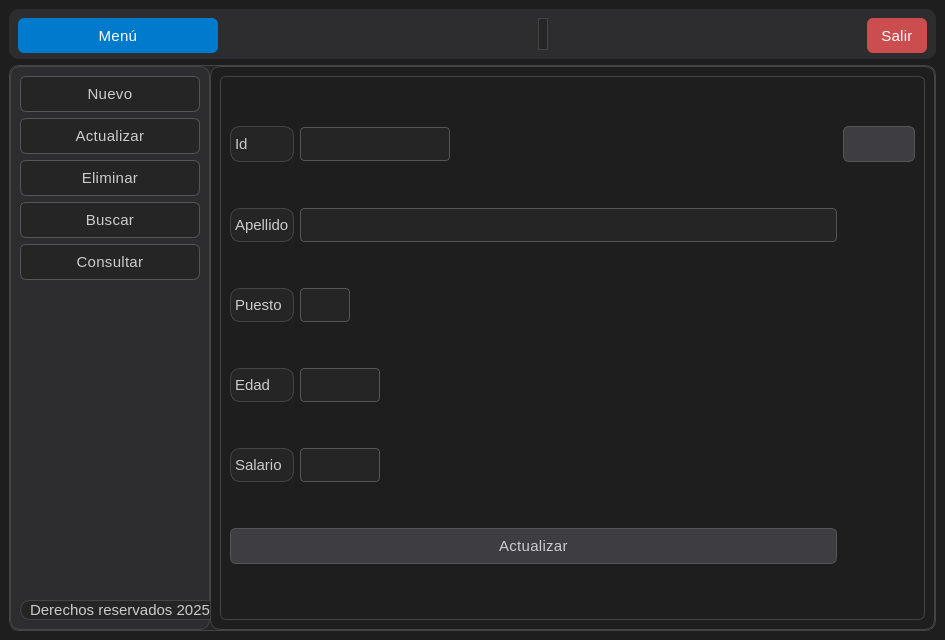
<?xml version="1.0" encoding="UTF-8"?>
<ui version="4.0">
 <class>MainWindow</class>
 <widget class="QMainWindow" name="MainWindow">
  <property name="geometry">
   <rect>
    <x>0</x>
    <y>0</y>
    <width>945</width>
    <height>640</height>
   </rect>
  </property>
  <property name="windowTitle">
   <string>MainWindow</string>
  </property>
  <property name="styleSheet">
   <string notr="true">/* === Estilo general (Dark Mode) === */
QMainWindow {
    /* Fondo principal oscuro */
    background-color: #1e1e1e; 
    /* Texto principal claro */
    color: #cccccc;
    font-family: &quot;Segoe UI Variable&quot;, &quot;Roboto&quot;, &quot;Open Sans&quot;, sans-serif;
    font-size: 16px;
    font-weight: 300; 
}

/* === Frames === */
QFrame {
    /* Fondo de frames, más oscuro que el fondo principal */
    background-color: #252526; 
    border-radius: 10px;
    /* Borde sutil */
    border: 1px solid #444444; 
}

/* Barra superior */
#frame_superior {
    /* Fondo para la barra superior, ligeramente diferente */
    background-color: #2d2d30; 
    border: none;
}

/* Panel lateral */
#frame_lateral {
    /* Fondo del panel lateral */
    background-color: #2d2d30; 
    /* Borde derecho sutil */
    border-right: 1px solid #444444; 
}

/* Área principal */
#frame_paginas {
    /* Fondo del área principal */
    background-color: #1e1e1e;
}

/* --- */

/* === Botones === */
QPushButton {
    /* Fondo de botón neutro */
    background-color: #3e3e42; 
    /* Color de texto claro */
    color: #cccccc;
    /* Borde neutro */
    border: 1px solid #555555; 
    border-radius: 6px;
    padding: 8px 14px;
    font-weight: 400;
    font-size: 15px;
    letter-spacing: 0.3px;
}

QPushButton:hover {
    /* Color de acento azul para hover */
    background-color: #007acc; 
    color: #ffffff;
    border: 1px solid #007acc;
}

QPushButton:pressed {
    /* Color de acento azul oscuro para pressed */
    background-color: #005a9e; 
    color: #ffffff;
    border: 1px solid #005a9e;
}

/* Botón principal (Menú) */
#boton_menu {
    /* Color de acento para el botón principal */
    background-color: #007acc; 
    color: white;
    border: none;
    font-weight: 400;
}
#boton_menu:hover {
    background-color: #0063a5;
}
#boton_menu:pressed {
    background-color: #005a9e;
}

/* Botón salir */
#boton_salir {
    /* Color de peligro (rojo) */
    background-color: #cc4d4d; 
    color: white;
    border: none;
}
#boton_salir:hover {
    background-color: #a33b3b;
}
#boton_salir:pressed {
    background-color: #8a3232;
}

/* --- */

/* === Campos de texto === */
QLineEdit {
    /* Fondo del campo de texto */
    background-color: #252526; 
    /* Color de texto claro */
    color: #cccccc;
    /* Borde neutro */
    border: 1px solid #555555; 
    border-radius: 4px;
    padding: 6px 8px;
    font-size: 15px;
    font-weight: 300;
}

QLineEdit:focus {
    /* Borde de acento azul al enfocar */
    border: 1px solid #007acc; 
    /* Fondo de campo enfocado, ligeramente más claro */
    background-color: #2d2d30; 
}

/* --- */

/* === Labels === */
QLabel {
    /* Color de texto principal */
    color: #cccccc;
    font-weight: 300;
    font-size: 15px;
}

/* Label inferior o secundario */
#label {
    /* Color de texto secundario/apagado */
    color: #888888; 
    font-size: 13px;
    font-style: italic;
}

/* --- */

/* === Stacked Widget === */
QStackedWidget {
    /* Fondo del StackedWidget */
    background-color: #1e1e1e; 
    /* Borde sutil */
    border: 1px solid #444444; 
    border-radius: 6px;
}

/* --- */

/* === Scrollbars === */
QScrollBar:vertical {
    border: none;
    /* Fondo de la barra de desplazamiento */
    background: #2d2d30; 
    width: 10px;
    border-radius: 4px;
}
QScrollBar::handle:vertical {
    /* Color del 'handle' de la barra */
    background: #555555; 
    min-height: 20px;
    border-radius: 4px;
}
QScrollBar::handle:vertical:hover {
    /* Color de acento azul al pasar el ratón */
    background: #007acc; 
}
QScrollBar::add-line:vertical,
QScrollBar::sub-line:vertical {
    height: 0;
}

/* --- */

/* === Layouts === */
QVBoxLayout, QHBoxLayout {
    spacing: 10px;
}

/* --- */

/* === Botones laterales === */
#boton_agregar, #boton_buscar, #boton_actualizar, #boton_eliminar, #boton_consultar {
    /* Fondo de botón lateral */
    background-color: #252526; 
    /* Borde neutro */
    border: 1px solid #555555; 
    /* Color de texto claro */
    color: #cccccc;
    font-weight: 400;
    font-size: 15px;
}

#boton_agregar:hover, 
#boton_buscar:hover, 
#boton_actualizar:hover, 
#boton_eliminar:hover,
#boton_consultar:hover {
    /* Fondo de hover, más claro y con borde de acento */
    background-color: #333333; 
    border: 1px solid #007acc;
    /* Color de acento azul para el texto */
    color: #007acc; 
}

#boton_agregar:pressed, 
#boton_buscar:pressed, 
#boton_actualizar:pressed, 
#boton_eliminar:pressed ,
#boton_consultar:pressed{
    /* Fondo de pressed, más oscuro que el hover */
    background-color: #444444; 
}

/* --- */

/* === Tooltips === */
QToolTip {
    /* Fondo de tooltip */
    background-color: #252526; 
    /* Color de texto claro */
    color: #cccccc;
    /* Borde de acento */
    border: 1px solid #007acc; 
    padding: 6px;
    border-radius: 4px;
    font-size: 14px;
}</string>
  </property>
  <widget class="QWidget" name="centralwidget">
   <layout class="QVBoxLayout" name="verticalLayout">
    <item>
     <widget class="QFrame" name="frame_superior">
      <property name="minimumSize">
       <size>
        <width>0</width>
        <height>50</height>
       </size>
      </property>
      <property name="maximumSize">
       <size>
        <width>16777215</width>
        <height>50</height>
       </size>
      </property>
      <property name="frameShape">
       <enum>QFrame::StyledPanel</enum>
      </property>
      <property name="frameShadow">
       <enum>QFrame::Raised</enum>
      </property>
      <layout class="QHBoxLayout" name="horizontalLayout">
       <item>
        <widget class="QPushButton" name="boton_menu">
         <property name="minimumSize">
          <size>
           <width>200</width>
           <height>35</height>
          </size>
         </property>
         <property name="text">
          <string>Menú</string>
         </property>
         <property name="icon">
          <iconset>
           <normaloff>../resources/imagenes/boton_menu.png</normaloff>../resources/imagenes/boton_menu.png</iconset>
         </property>
         <property name="iconSize">
          <size>
           <width>32</width>
           <height>32</height>
          </size>
         </property>
        </widget>
       </item>
       <item>
        <spacer name="horizontalSpacer">
         <property name="orientation">
          <enum>Qt::Horizontal</enum>
         </property>
         <property name="sizeHint" stdset="0">
          <size>
           <width>143</width>
           <height>20</height>
          </size>
         </property>
        </spacer>
       </item>
       <item>
        <widget class="QLabel" name="label">
         <property name="text">
          <string/>
         </property>
        </widget>
       </item>
       <item>
        <spacer name="horizontalSpacer_2">
         <property name="orientation">
          <enum>Qt::Horizontal</enum>
         </property>
         <property name="sizeHint" stdset="0">
          <size>
           <width>164</width>
           <height>20</height>
          </size>
         </property>
        </spacer>
       </item>
       <item>
        <widget class="QPushButton" name="boton_salir">
         <property name="minimumSize">
          <size>
           <width>0</width>
           <height>35</height>
          </size>
         </property>
         <property name="text">
          <string>Salir</string>
         </property>
         <property name="icon">
          <iconset>
           <normaloff>../resources/imagenes/salir.png</normaloff>../resources/imagenes/salir.png</iconset>
         </property>
         <property name="iconSize">
          <size>
           <width>32</width>
           <height>32</height>
          </size>
         </property>
        </widget>
       </item>
      </layout>
     </widget>
    </item>
    <item>
     <widget class="QFrame" name="frame_central">
      <property name="frameShape">
       <enum>QFrame::StyledPanel</enum>
      </property>
      <property name="frameShadow">
       <enum>QFrame::Raised</enum>
      </property>
      <layout class="QHBoxLayout" name="horizontalLayout_2">
       <property name="spacing">
        <number>0</number>
       </property>
       <property name="leftMargin">
        <number>0</number>
       </property>
       <property name="topMargin">
        <number>0</number>
       </property>
       <property name="rightMargin">
        <number>0</number>
       </property>
       <property name="bottomMargin">
        <number>0</number>
       </property>
       <item>
        <widget class="QFrame" name="frame_lateral">
         <property name="minimumSize">
          <size>
           <width>200</width>
           <height>0</height>
          </size>
         </property>
         <property name="maximumSize">
          <size>
           <width>0</width>
           <height>16777215</height>
          </size>
         </property>
         <property name="frameShape">
          <enum>QFrame::StyledPanel</enum>
         </property>
         <property name="frameShadow">
          <enum>QFrame::Raised</enum>
         </property>
         <layout class="QVBoxLayout" name="verticalLayout_2">
          <item>
           <widget class="QPushButton" name="boton_agregar">
            <property name="text">
             <string>Nuevo</string>
            </property>
            <property name="icon">
             <iconset>
              <normaloff>../resources/imagenes/boton_agregar.png</normaloff>../resources/imagenes/boton_agregar.png</iconset>
            </property>
            <property name="iconSize">
             <size>
              <width>32</width>
              <height>32</height>
             </size>
            </property>
           </widget>
          </item>
          <item>
           <widget class="QPushButton" name="boton_actualizar">
            <property name="text">
             <string>Actualizar</string>
            </property>
            <property name="icon">
             <iconset>
              <normaloff>../resources/imagenes/boton_modificar.png</normaloff>../resources/imagenes/boton_modificar.png</iconset>
            </property>
            <property name="iconSize">
             <size>
              <width>32</width>
              <height>32</height>
             </size>
            </property>
           </widget>
          </item>
          <item>
           <widget class="QPushButton" name="boton_eliminar">
            <property name="text">
             <string>Eliminar</string>
            </property>
            <property name="icon">
             <iconset>
              <normaloff>../resources/imagenes/boton_eliminar.png</normaloff>../resources/imagenes/boton_eliminar.png</iconset>
            </property>
            <property name="iconSize">
             <size>
              <width>32</width>
              <height>32</height>
             </size>
            </property>
           </widget>
          </item>
          <item>
           <widget class="QPushButton" name="boton_buscar">
            <property name="text">
             <string>Buscar</string>
            </property>
            <property name="icon">
             <iconset>
              <normaloff>../resources/imagenes/BUSCAR.png</normaloff>../resources/imagenes/BUSCAR.png</iconset>
            </property>
            <property name="iconSize">
             <size>
              <width>32</width>
              <height>32</height>
             </size>
            </property>
           </widget>
          </item>
          <item>
           <widget class="QPushButton" name="boton_consultar">
            <property name="text">
             <string>Consultar</string>
            </property>
            <property name="icon">
             <iconset>
              <normaloff>../resources/imagenes/boton_consultar.png</normaloff>../resources/imagenes/boton_consultar.png</iconset>
            </property>
            <property name="iconSize">
             <size>
              <width>32</width>
              <height>32</height>
             </size>
            </property>
           </widget>
          </item>
          <item>
           <spacer name="verticalSpacer">
            <property name="orientation">
             <enum>Qt::Vertical</enum>
            </property>
            <property name="sizeHint" stdset="0">
             <size>
              <width>20</width>
              <height>22</height>
             </size>
            </property>
           </spacer>
          </item>
          <item>
           <widget class="QLabel" name="lable_mensaje">
            <property name="minimumSize">
             <size>
              <width>200</width>
              <height>0</height>
             </size>
            </property>
            <property name="text">
             <string>Derechos reservados 2025</string>
            </property>
            <property name="alignment">
             <set>Qt::AlignCenter</set>
            </property>
           </widget>
          </item>
         </layout>
        </widget>
       </item>
       <item>
        <widget class="QFrame" name="frame_paginas">
         <property name="frameShape">
          <enum>QFrame::StyledPanel</enum>
         </property>
         <property name="frameShadow">
          <enum>QFrame::Raised</enum>
         </property>
         <layout class="QVBoxLayout" name="verticalLayout_3">
          <item>
           <widget class="QStackedWidget" name="stackedWidget">
            <property name="currentIndex">
             <number>1</number>
            </property>
            <widget class="QWidget" name="page_agregar">
             <layout class="QGridLayout" name="gridLayout">
              <item row="0" column="0">
               <widget class="QLabel" name="label_7">
                <property name="text">
                 <string>Id</string>
                </property>
               </widget>
              </item>
              <item row="0" column="1">
               <widget class="QLineEdit" name="sku_agregar">
                <property name="minimumSize">
                 <size>
                  <width>150</width>
                  <height>0</height>
                 </size>
                </property>
                <property name="maximumSize">
                 <size>
                  <width>150</width>
                  <height>16777215</height>
                 </size>
                </property>
               </widget>
              </item>
              <item row="1" column="0">
               <widget class="QLabel" name="label_6">
                <property name="text">
                 <string>Apellido</string>
                </property>
               </widget>
              </item>
              <item row="1" column="1">
               <widget class="QLineEdit" name="descripcion_agregar"/>
              </item>
              <item row="2" column="0">
               <widget class="QLabel" name="label_4">
                <property name="text">
                 <string>Puesto</string>
                </property>
               </widget>
              </item>
              <item row="2" column="1">
               <widget class="QLineEdit" name="existencia_agregar">
                <property name="maximumSize">
                 <size>
                  <width>50</width>
                  <height>16777215</height>
                 </size>
                </property>
               </widget>
              </item>
              <item row="3" column="0">
               <widget class="QLabel" name="label_5">
                <property name="text">
                 <string>Edad</string>
                </property>
               </widget>
              </item>
              <item row="3" column="1">
               <widget class="QLineEdit" name="precio_agregar">
                <property name="maximumSize">
                 <size>
                  <width>80</width>
                  <height>16777215</height>
                 </size>
                </property>
               </widget>
              </item>
              <item row="4" column="0">
               <widget class="QLabel" name="label_8">
                <property name="text">
                 <string>Salario</string>
                </property>
               </widget>
              </item>
              <item row="4" column="1">
               <widget class="QLineEdit" name="lineEdit">
                <property name="maximumSize">
                 <size>
                  <width>80</width>
                  <height>16777215</height>
                 </size>
                </property>
               </widget>
              </item>
              <item row="5" column="0" colspan="2">
               <widget class="QPushButton" name="accion_guardar">
                <property name="text">
                 <string>Guardar</string>
                </property>
                <property name="icon">
                 <iconset>
                  <normaloff>../resources/imagenes/guardar.png</normaloff>../resources/imagenes/guardar.png</iconset>
                </property>
                <property name="iconSize">
                 <size>
                  <width>32</width>
                  <height>32</height>
                 </size>
                </property>
               </widget>
              </item>
             </layout>
            </widget>
            <widget class="QWidget" name="page_actualizar">
             <layout class="QGridLayout" name="gridLayout_2">
              <item row="0" column="0">
               <widget class="QLabel" name="label_10">
                <property name="text">
                 <string>Id</string>
                </property>
               </widget>
              </item>
              <item row="0" column="1">
               <widget class="QLineEdit" name="sku_actualizar">
                <property name="minimumSize">
                 <size>
                  <width>150</width>
                  <height>0</height>
                 </size>
                </property>
                <property name="maximumSize">
                 <size>
                  <width>150</width>
                  <height>16777215</height>
                 </size>
                </property>
               </widget>
              </item>
              <item row="0" column="2">
               <widget class="QPushButton" name="buscar_actualizar">
                <property name="text">
                 <string/>
                </property>
                <property name="icon">
                 <iconset>
                  <normaloff>../resources/imagenes/BUSCAR.png</normaloff>../resources/imagenes/BUSCAR.png</iconset>
                </property>
                <property name="iconSize">
                 <size>
                  <width>32</width>
                  <height>32</height>
                 </size>
                </property>
               </widget>
              </item>
              <item row="1" column="0">
               <widget class="QLabel" name="label_12">
                <property name="text">
                 <string>Apellido</string>
                </property>
               </widget>
              </item>
              <item row="1" column="1">
               <widget class="QLineEdit" name="descripcion_actualizar"/>
              </item>
              <item row="2" column="0">
               <widget class="QLabel" name="label_13">
                <property name="text">
                 <string>Puesto</string>
                </property>
               </widget>
              </item>
              <item row="2" column="1">
               <widget class="QLineEdit" name="existencia_actualizar">
                <property name="maximumSize">
                 <size>
                  <width>50</width>
                  <height>16777215</height>
                 </size>
                </property>
               </widget>
              </item>
              <item row="3" column="0">
               <widget class="QLabel" name="label_9">
                <property name="text">
                 <string>Edad</string>
                </property>
               </widget>
              </item>
              <item row="3" column="1">
               <widget class="QLineEdit" name="precio_actualizar">
                <property name="maximumSize">
                 <size>
                  <width>80</width>
                  <height>16777215</height>
                 </size>
                </property>
               </widget>
              </item>
              <item row="4" column="0">
               <widget class="QLabel" name="label_11">
                <property name="text">
                 <string>Salario</string>
                </property>
               </widget>
              </item>
              <item row="4" column="1">
               <widget class="QLineEdit" name="precio_actualizar_2">
                <property name="maximumSize">
                 <size>
                  <width>80</width>
                  <height>16777215</height>
                 </size>
                </property>
               </widget>
              </item>
              <item row="5" column="0" colspan="2">
               <widget class="QPushButton" name="accion_actualizar">
                <property name="text">
                 <string>Actualizar</string>
                </property>
                <property name="icon">
                 <iconset>
                  <normaloff>../resources/imagenes/boton_modificar.png</normaloff>../resources/imagenes/boton_modificar.png</iconset>
                </property>
                <property name="iconSize">
                 <size>
                  <width>32</width>
                  <height>32</height>
                 </size>
                </property>
               </widget>
              </item>
             </layout>
            </widget>
            <widget class="QWidget" name="page_eliminar">
             <layout class="QGridLayout" name="gridLayout_3">
              <item row="0" column="0">
               <widget class="QLabel" name="label_15">
                <property name="text">
                 <string>Id</string>
                </property>
               </widget>
              </item>
              <item row="0" column="1">
               <widget class="QLineEdit" name="sku_eliminar">
                <property name="minimumSize">
                 <size>
                  <width>150</width>
                  <height>0</height>
                 </size>
                </property>
                <property name="maximumSize">
                 <size>
                  <width>150</width>
                  <height>16777215</height>
                 </size>
                </property>
               </widget>
              </item>
              <item row="0" column="2">
               <widget class="QPushButton" name="buscar_eliminar">
                <property name="text">
                 <string/>
                </property>
                <property name="icon">
                 <iconset>
                  <normaloff>../resources/imagenes/BUSCAR.png</normaloff>../resources/imagenes/BUSCAR.png</iconset>
                </property>
                <property name="iconSize">
                 <size>
                  <width>32</width>
                  <height>32</height>
                 </size>
                </property>
               </widget>
              </item>
              <item row="1" column="0">
               <widget class="QLabel" name="label_17">
                <property name="text">
                 <string>Apellido</string>
                </property>
               </widget>
              </item>
              <item row="1" column="1">
               <widget class="QLineEdit" name="descripcion_eliminar"/>
              </item>
              <item row="2" column="0">
               <widget class="QLabel" name="label_18">
                <property name="text">
                 <string>Puesto</string>
                </property>
               </widget>
              </item>
              <item row="2" column="1">
               <widget class="QLineEdit" name="existencia_eliminar">
                <property name="maximumSize">
                 <size>
                  <width>50</width>
                  <height>16777215</height>
                 </size>
                </property>
               </widget>
              </item>
              <item row="3" column="0">
               <widget class="QLabel" name="label_14">
                <property name="text">
                 <string>Edad</string>
                </property>
               </widget>
              </item>
              <item row="3" column="1">
               <widget class="QLineEdit" name="precio_eliminar">
                <property name="maximumSize">
                 <size>
                  <width>80</width>
                  <height>16777215</height>
                 </size>
                </property>
               </widget>
              </item>
              <item row="4" column="0">
               <widget class="QLabel" name="label_16">
                <property name="text">
                 <string>Salario</string>
                </property>
               </widget>
              </item>
              <item row="4" column="1">
               <widget class="QLineEdit" name="precio_eliminar2">
                <property name="maximumSize">
                 <size>
                  <width>80</width>
                  <height>16777215</height>
                 </size>
                </property>
               </widget>
              </item>
              <item row="5" column="0" colspan="2">
               <widget class="QPushButton" name="accion_eliminar">
                <property name="text">
                 <string>Eliminar</string>
                </property>
                <property name="icon">
                 <iconset>
                  <normaloff>../resources/imagenes/boton_eliminar.png</normaloff>../resources/imagenes/boton_eliminar.png</iconset>
                </property>
                <property name="iconSize">
                 <size>
                  <width>32</width>
                  <height>32</height>
                 </size>
                </property>
               </widget>
              </item>
             </layout>
            </widget>
            <widget class="QWidget" name="page_buscar">
             <layout class="QGridLayout" name="gridLayout_4">
              <item row="0" column="0">
               <widget class="QLabel" name="label_20">
                <property name="text">
                 <string>Id</string>
                </property>
               </widget>
              </item>
              <item row="0" column="1">
               <widget class="QLineEdit" name="sku_buscar">
                <property name="minimumSize">
                 <size>
                  <width>150</width>
                  <height>0</height>
                 </size>
                </property>
                <property name="maximumSize">
                 <size>
                  <width>150</width>
                  <height>16777215</height>
                 </size>
                </property>
               </widget>
              </item>
              <item row="0" column="2">
               <widget class="QPushButton" name="buscar_buscar">
                <property name="text">
                 <string/>
                </property>
                <property name="icon">
                 <iconset>
                  <normaloff>../resources/imagenes/BUSCAR.png</normaloff>../resources/imagenes/BUSCAR.png</iconset>
                </property>
                <property name="iconSize">
                 <size>
                  <width>32</width>
                  <height>32</height>
                 </size>
                </property>
               </widget>
              </item>
              <item row="1" column="0">
               <widget class="QLabel" name="label_21">
                <property name="text">
                 <string>Apellido</string>
                </property>
               </widget>
              </item>
              <item row="1" column="1">
               <widget class="QLineEdit" name="descripcion_buscar"/>
              </item>
              <item row="2" column="0">
               <widget class="QLabel" name="label_23">
                <property name="text">
                 <string>Puesto</string>
                </property>
               </widget>
              </item>
              <item row="2" column="1">
               <widget class="QLineEdit" name="existencia_buscar">
                <property name="maximumSize">
                 <size>
                  <width>50</width>
                  <height>16777215</height>
                 </size>
                </property>
               </widget>
              </item>
              <item row="3" column="0">
               <widget class="QLabel" name="label_19">
                <property name="text">
                 <string>Edad</string>
                </property>
               </widget>
              </item>
              <item row="3" column="1">
               <widget class="QLineEdit" name="precio_buscar">
                <property name="maximumSize">
                 <size>
                  <width>80</width>
                  <height>16777215</height>
                 </size>
                </property>
               </widget>
              </item>
              <item row="4" column="0">
               <widget class="QLabel" name="label_22">
                <property name="text">
                 <string>Salario</string>
                </property>
               </widget>
              </item>
              <item row="4" column="1">
               <widget class="QLineEdit" name="precio_buscar_2">
                <property name="maximumSize">
                 <size>
                  <width>80</width>
                  <height>16777215</height>
                 </size>
                </property>
               </widget>
              </item>
              <item row="5" column="0" colspan="2">
               <widget class="QPushButton" name="accion_limpiar">
                <property name="text">
                 <string>Limpiar</string>
                </property>
                <property name="icon">
                 <iconset>
                  <normaloff>../resources/imagenes/limpiar.png</normaloff>../resources/imagenes/limpiar.png</iconset>
                </property>
                <property name="iconSize">
                 <size>
                  <width>32</width>
                  <height>32</height>
                 </size>
                </property>
               </widget>
              </item>
             </layout>
            </widget>
            <widget class="QWidget" name="page_consultar">
             <layout class="QVBoxLayout" name="verticalLayout_9">
              <item>
               <widget class="QPushButton" name="boton_refresh">
                <property name="text">
                 <string/>
                </property>
                <property name="icon">
                 <iconset>
                  <normaloff>../resources/imagenes/boton_refrescar.png</normaloff>../resources/imagenes/boton_refrescar.png</iconset>
                </property>
                <property name="iconSize">
                 <size>
                  <width>32</width>
                  <height>32</height>
                 </size>
                </property>
               </widget>
              </item>
              <item>
               <widget class="QTableWidget" name="tabla_consulta">
                <property name="styleSheet">
                 <string notr="true">/* === Tablas (Dark Mode) === */
QTableWidget {
    /* Fondo principal de la tabla */
    background-color: #252526; 
    /* Color de texto claro */
    color: #cccccc;
    /* Líneas de la cuadrícula sutiles */
    gridline-color: #3e3e42;
    /* Borde sutil */
    border: 1px solid #444444;
    border-radius: 6px;
    font-family: &quot;Segoe UI Variable&quot;, &quot;Roboto&quot;, &quot;Open Sans&quot;, sans-serif;
    font-size: 15px;
    font-weight: 300;
    /* Fondo de selección - Color de acento azul (similar al modo claro) */
    selection-background-color: #004d80; 
    /* Color del texto al seleccionar */
    selection-color: #ffffff;
    /* Filas alternadas, un gris ligeramente más oscuro que el fondo */
    alternate-background-color: #2d2d30; 
}

/* Cabecera horizontal */
QHeaderView::section {
    /* Fondo de la cabecera */
    background-color: #3e3e42;
    /* Color de texto claro */
    color: #cccccc;
    /* Borde sutil */
    border: 1px solid #555555;
    border-radius: 4px;
    font-weight: 400;
    font-size: 15px;
    padding: 8px;
}

/* Cabecera horizontal al pasar el cursor */
QHeaderView::section:hover {
    /* Fondo de hover de la cabecera, un poco más claro/acentuado */
    background-color: #505050;
}

/* Celdas */
QTableWidget::item {
    padding: 6px;
    border: none;
}

/* Celda seleccionada */
QTableWidget::item:selected {
    /* Mismo azul de selección que la tabla */
    background-color: #007acc; 
    /* Texto blanco para contraste */
    color: #ffffff;
}

/* Bordes del header alineados al contenido */
QHeaderView {
    border: none;
}

/* Barra de desplazamiento en la esquina (esquina de la tabla) */
QTableCornerButton::section {
    /* Fondo que coincide con la cabecera */
    background-color: #3e3e42;
    /* Borde sutil */
    border: 1px solid #555555;
}

/* Scrollbars coherentes dentro de tablas (ajustados a dark mode) */
QTableWidget QScrollBar:vertical {
    border: none;
    /* Fondo de la barra de desplazamiento */
    background: #2d2d30; 
    width: 10px;
    border-radius: 4px;
}
QTableWidget QScrollBar::handle:vertical {
    /* Color del 'handle' de la barra */
    background: #555555; 
    min-height: 20px;
    border-radius: 4px;
}
QTableWidget QScrollBar::handle:vertical:hover {
    /* Color de acento azul al pasar el ratón */
    background: #007acc; 
}
QTableWidget QScrollBar::add-line:vertical,
QTableWidget QScrollBar::sub-line:vertical {
    height: 0;
}</string>
                </property>
                <column>
                 <property name="text">
                  <string>id_empleado</string>
                 </property>
                </column>
                <column>
                 <property name="text">
                  <string>Apellido</string>
                 </property>
                </column>
                <column>
                 <property name="text">
                  <string>puesto</string>
                 </property>
                </column>
                <column>
                 <property name="text">
                  <string>Precio</string>
                 </property>
                </column>
                <column>
                 <property name="text">
                  <string>salario</string>
                 </property>
                </column>
               </widget>
              </item>
             </layout>
            </widget>
           </widget>
          </item>
         </layout>
        </widget>
       </item>
      </layout>
     </widget>
    </item>
   </layout>
  </widget>
 </widget>
 <resources/>
 <connections/>
</ui>
